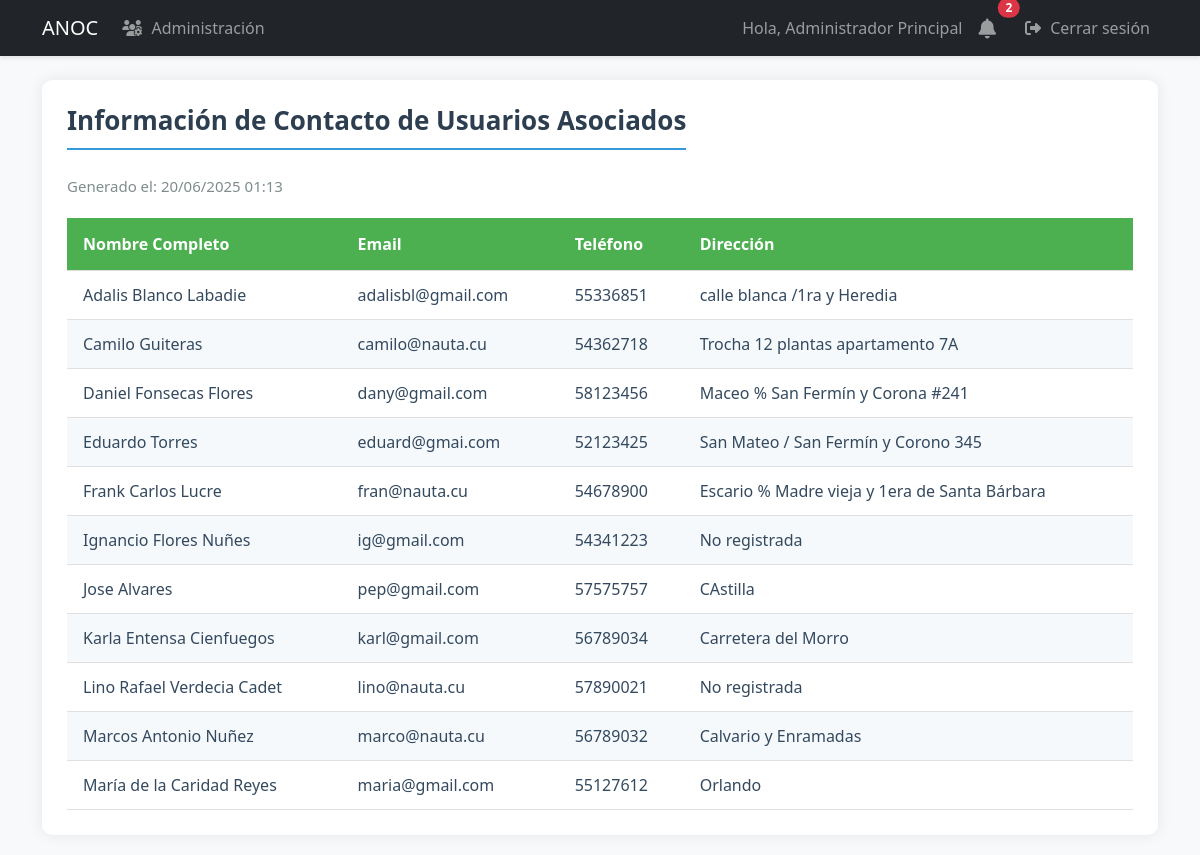
/reports/contact (signed in), run on an earlier commit of the app's database.
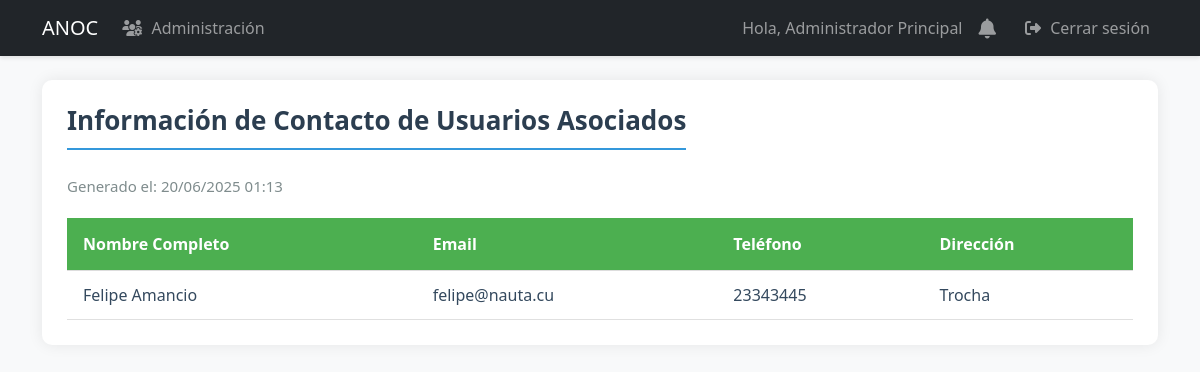
And on a later commit of the database.
### models.py (models this page shows, shortened)
class User(UserMixin, db.Model):
    id = db.Column(db.Integer, primary_key=True)
    username = db.Column(db.String(80), unique=True, nullable=False, index=True)
    email = db.Column(db.String(120), unique=True, nullable=False, index=True)
    password_hash = db.Column(db.String(128))
    role = db.Column(db.String(20), default='user')  # 'admin', 'specialist', 'dependiente', 'user'
    is_associated = db.Column(db.Boolean, default=False, nullable=False)
    full_name = db.Column(db.String(100), nullable=False)
    phone = db.Column(db.String(20), nullable=False)
    profile_image = db.Column(db.String(255))  # Ruta de la imagen de perfil
    last_login = db.Column(db.DateTime)  # Fecha del último inicio de sesión
    is_active = db.Column(db.Boolean, default=True)  # Para manejar cuentas activas/inactivas
    address = db.Column(db.String(200))  # Nuevo campo para dirección
    birds = db.relationship('UserBirds', backref='user', lazy=True, cascade='all, delete-orphan')
    awards = db.relationship('Award', backref='user', lazy=True, cascade='all, delete-orphan')
    notifications = db.relationship('Notification', backref='user', lazy=True)

### app.py (the view)
@app.route('/reports/contact')
@login_required
def contact_report():
    if current_user.role not in ['admin', 'specialist']:
        abort(403)
    associates = db.session.execute(
        select(User).where(User.is_associated == True).order_by(User.full_name)
    ).scalars()
    return render_template('reports/contact_report.html',
                         associates=associates,
                         now=datetime.utcnow())

### app.py (called while the page is built)
@login_manager.user_loader
def load_user(user_id):
    return db.session.get(User, int(user_id))

### templates/reports/contact_report.html (shortened to what this page needs)
{% extends "base.html" %}
{% block content %}
<div class="report-container">
    <h2 class="report-title">Información de Contacto de Usuarios Asociados</h2>
    <div class="report-header">
        <div class="report-meta">
            <span>Generado el: {{ now.strftime('%d/%m/%Y %H:%M') }}</span>
        </div>
    </div>
    <table class="report-table">
        <thead>
            <tr>
                <th>Nombre Completo</th>
                <th>Email</th>
                <th>Teléfono</th>
                <th>Dirección</th>
            </tr>
        </thead>
        <tbody>
            {% for user in associates %}
            <tr>
                <td>{{ user.full_name }}</td>
                <td>{{ user.email }}</td>
                <td>{{ user.phone }}</td>
                <td>{{ user.address or 'No registrada' }}</td>
            </tr>
            {% endfor %}
        </tbody>
    </table>
</div>
{% endblock %}

### templates/base.html (shortened to what this page needs)
<!DOCTYPE html>
<html lang="es">
<head>
    <link href="https://cdn.jsdelivr.net/npm/bootstrap@5.3.0/dist/css/bootstrap.min.css" rel="stylesheet">
    <link href="https://cdnjs.cloudflare.com/ajax/libs/font-awesome/6.4.0/css/all.min.css" rel="stylesheet">
    <link rel="stylesheet" href="{{ url_for('static', filename='css/styles.css') }}">
</head>
<body>
    <nav class="navbar navbar-expand-lg navbar-dark bg-dark">
        <div class="container">
            <a class="navbar-brand" href="{{ url_for('dashboard') }}">ANOC</a>
            <div class="collapse navbar-collapse" id="navbarNav">
                <ul class="navbar-nav me-auto">
                    {% if current_user.is_authenticated and current_user.role == 'admin' %}
                        <li class="nav-item">
                            <a class="nav-link" href="{{ url_for('admin_users') }}">
                                <i class="fas fa-users-cog"></i> Administración
                            </a>
                        </li>
                    {% endif %}
                </ul>
                <ul class="navbar-nav">
                    {% if current_user.is_authenticated %}
                        <li class="nav-item">
                            <span class="nav-link">Hola, {{ current_user.full_name }}</span>
                        </li>
                        <li class="nav-item position-relative me-2">
                            <a class="nav-link" href="{{ url_for('notifications') }}">
                                <i class="fas fa-bell fa-lg"></i>
                                {% if current_user.is_authenticated %}
                                    {% set unread_count = get_unread_notifications_count(current_user.id) %}
                                    {% if unread_count > 0 %}
                                        <span class="position-absolute top-0 start-100 translate-middle badge rounded-pill bg-danger">
                                            {{ unread_count }}
                                        </span>
                                    {% endif %}
                                {% endif %}
                            </a>
                        </li>
                        <li class="nav-item">
                            <a class="nav-link" href="{{ url_for('logout') }}">
                                <i class="fas fa-sign-out-alt"></i> Cerrar sesión
                            </a>
                        </li>
                    {% else %}
                        <li class="nav-item">
                            <a class="nav-link" href="{{ url_for('login') }}">
                                <i class="fas fa-sign-in-alt"></i> Iniciar sesión
                            </a>
                        </li>
                    {% endif %}
                </ul>
            </div>
        </div>
    </nav>
    <div class="container mt-4">
        {% block content %}{% endblock %}
    </div>
</body>
</html>

What changed in the data, as far as the page shows it:
removed User: full_name "Adalis Blanco Labadie", email "adalisbl@gmail.com", phone "55336851", address "calle blanca /1ra y Heredia"
removed User: full_name "Camilo Guiteras", email "camilo@nauta.cu", phone "54362718", address "Trocha 12 plantas apartamento 7A"
removed User: full_name "Daniel Fonsecas Flores", email "dany@gmail.com", phone "58123456", address "Maceo % San Fermín y Corona #241"
removed User: full_name "Eduardo Torres", email "eduard@gmai.com", phone "52123425", address "San Mateo / San Fermín y Corono 345"
removed User: full_name "Frank Carlos Lucre", email "fran@nauta.cu", phone "54678900", address "Escario % Madre vieja y 1era de Santa Bárbara"
removed User: full_name "Ignancio Flores Nuñes", email "ig@gmail.com", phone "54341223", address "No registrada"
no longer on this page (row edited): User: full_name "Jose Alvares", email "pep@gmail.com", phone "57575757", address "CAstilla"
removed User: full_name "Karla Entensa Cienfuegos", email "karl@gmail.com", phone "56789034", address "Carretera del Morro"
removed User: full_name "Lino Rafael Verdecia Cadet", email "lino@nauta.cu", phone "57890021", address "No registrada"
removed User: full_name "Marcos Antonio Nuñez", email "marco@nauta.cu", phone "56789032", address "Calvario y Enramadas"
removed User: full_name "María de la Caridad Reyes", email "maria@gmail.com", phone "55127612", address "Orlando"
now on this page (row edited): User: full_name "Felipe Amancio", email "felipe@nauta.cu", phone "23343445", address "Trocha"
Also different on the page:
{{ unread_count }}: "2" → (not shown)
